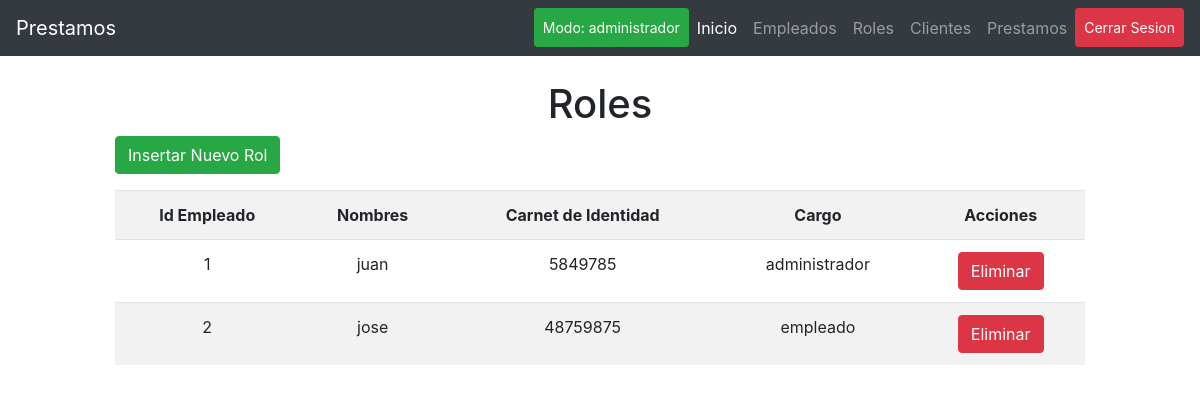
The app's page /roles.php (signed in) with its own data.
### tables this page shows
CREATE TABLE `roles` (
  `id` int(11) NOT NULL,
  `cargo` varchar(100) DEFAULT NULL,
  `id_emp` int(11) DEFAULT NULL
);

CREATE TABLE `empleados` (
  `id_emp` int(11) NOT NULL,
  `nombre` varchar(100) DEFAULT NULL,
  `apellidos` varchar(100) DEFAULT NULL,
  `ci` int(11) DEFAULT NULL,
  `celular` int(11) DEFAULT NULL,
  `pass` varchar(100) DEFAULT NULL
);

### roles.php (the view)
<?php
include_once('librerias/cab.php');
?>
<?php
require_once('librerias/conexionBD.php');
$sql = "SELECT empleados.id_emp,id, nombre, ci, cargo
FROM empleados, roles
WHERE roles.id_emp = empleados.id_emp";
$result =  $con->query($sql);
$roles = array();
while ($fila =  $result->fetch_array()) {
    $roles[] = $fila;
}
?>
<div class="container-12">
    <div class="col-lg-10 py-4 mx-auto">
        <h1 class="text-center">Roles</h1>
        <p>
            <a href="roles-insertar.php" class="btn btn-success"> Insertar Nuevo Rol</a>
        </p>
        <table class="table table-striped text-center">
            <tr>
                <th>Id Empleado</th>
                <th>Nombres</th>
                <th>Carnet de Identidad</th>
                <th>Cargo</th>
                <th>Acciones</th>
            </tr>
            <?php foreach ($roles as $item) : ?>
                <tr>
                    <td><?= $item['id_emp'] ?></td>
                    <td><?= $item['nombre'] ?></td>
                    <td><?= $item['ci'] ?></td>
                    <td><?= $item['cargo'] ?></td>
                    <td>
                        <a href="roles-elimina.php?id=<?= $item['id'] ?>" class="btn btn-danger">Eliminar</a>
                    </td>
                </tr>
            <?php endforeach ?>
        </table>
    </div>
</div>
<?php
include_once('librerias/pie.php');
?>

### records on screen
roles: id_emp.id_emp "1", id_emp.nombre "juan", id_emp.ci "5849785", cargo "administrador"
roles: id_emp.id_emp "2", id_emp.nombre "jose", id_emp.ci "48759875", cargo "empleado"

### other values on screen
$cargo "administrador"
